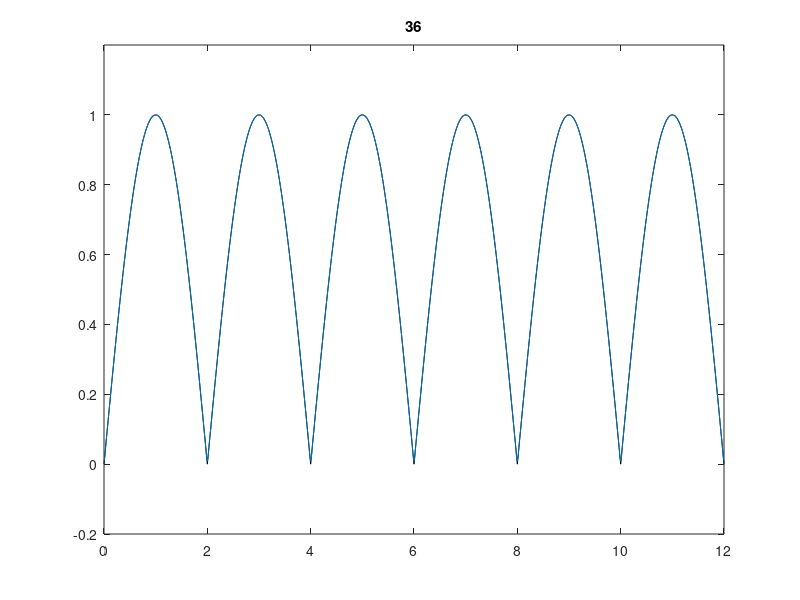

The MATLAB script that drew this image:
close all
clear
clc

N = 36; % Number of coefficients in the synthesis 
T0 = 4; % Period of the signal
t = 0:0.01:3*T0; % Time vector

w = 2*pi/T0;
original = abs(sin(w*t)); % Full-wave rectified sine wave

xN = (2/pi) * ones(size(t)); % DC component
T = T0/2;

for k = 1:N
    ak = 2 / (pi * (1 - 4 * k^2)); % Formula for ak from Example 3.34 in the book
    xN = xN + 2 * ak * cos((2 * pi * k * t) / T); % Formula from Example 3.35.b
    
    % Plotting the synthesized signal over the original signal
    plot(t, original, 'k') % Original signal in black
    hold on
    plot(t, xN) % Synthesized signal
    axis([0 12 -0.2 1.2])
    title(num2str(k)) % Show current harmonic number
    hold off
    pause(0.25) % Pause for visualization
end
